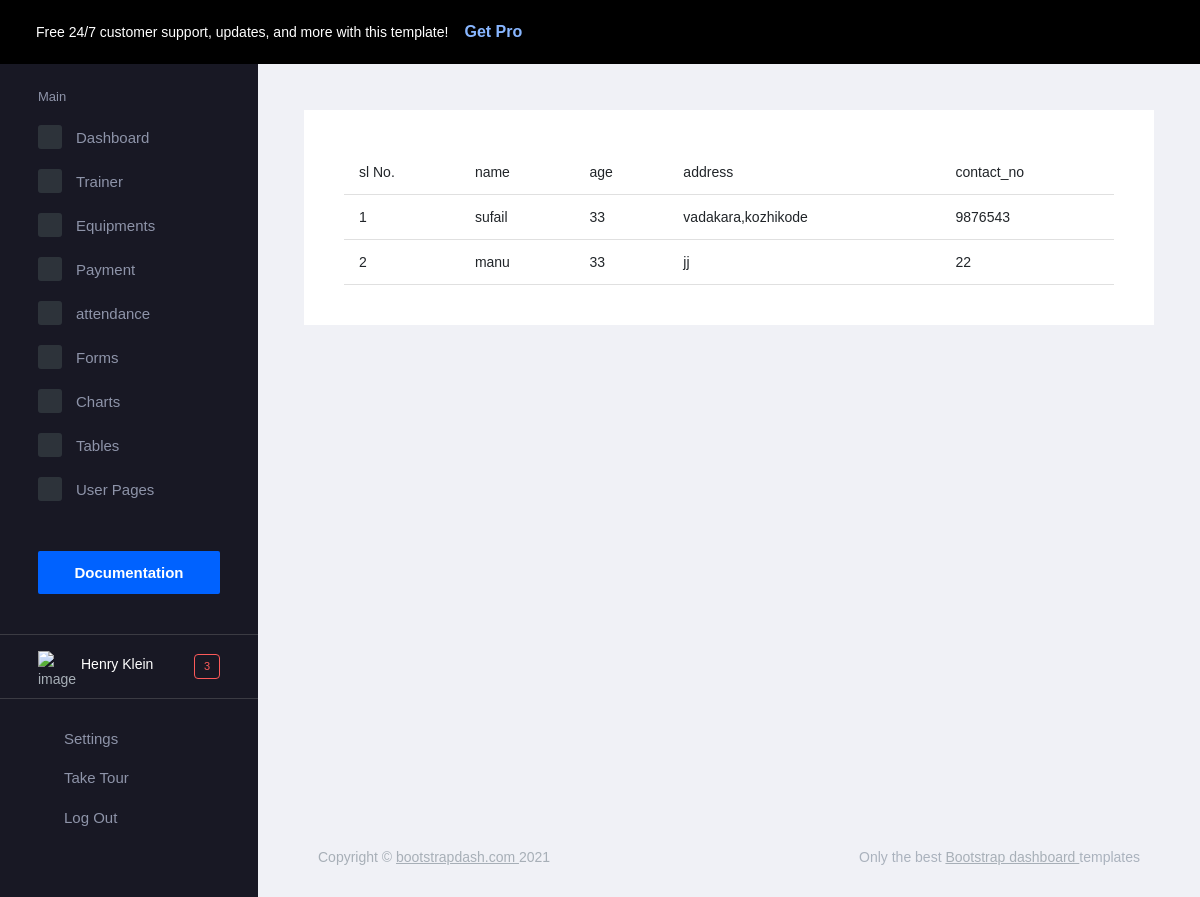
The page /user_view on the database its author committed.
### app2/models.py (models this page shows)
class Login(AbstractUser):
    is_user = models.BooleanField(default=False)
    is_trainer = models.BooleanField(default=False)
    name = models.CharField(max_length=25,null=True)
    age = models.IntegerField(null=True)
    address = models.TextField(null=True)
    contact_no = models.IntegerField(null=True)
    photo = models.ImageField(upload_to='profile',null=True)

### app2/views.py (the view)
# urls.py: path('user_view', views.user_view, name='user_view'),
def user_view(request):
    data = Login.objects.filter(is_user=True)
    return render(request, 'admintemp/user_view.html', {'data': data})

### template/admintemp/user_view.html
{% extends 'admintemp/adminhome.html' %}
{% load crispy_forms_tags %}
{% block content %}
<div class="card">
    <div class="card-body">
        <table class="table">
            <thead>
            <th>sl No.</th>
            <th>name</th>
            <th>age</th>
            <th>address</th>
            <th>contact_no</th>
            </thead>
            {% for i in data %}
            <tbody>
            <td>{{forloop.counter}}</td>
            <td>{{i.name}}</td>
            <td>{{i.age}}</td>
            <td>{{i.address}}</td>
            <td>{{i.contact_no}}</td>
            </tbody>
            {% endfor %}
        </table>
    </div>
</div>
{% endblock %}

### rows shown on the page
Login: name "sufail", age "33", address "vadakara,kozhikode", contact_no "9876543"
Login: name "manu", age "33", address "jj", contact_no "22"
